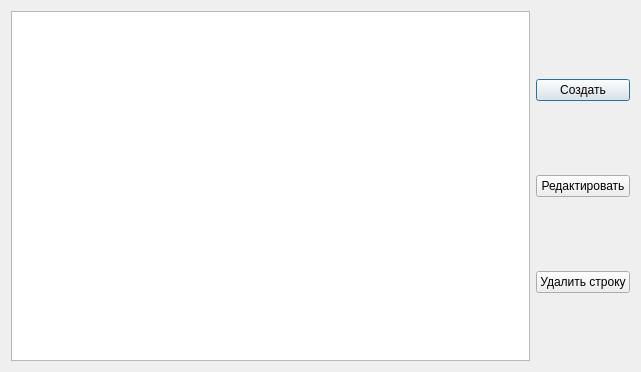
<?xml version="1.0" encoding="UTF-8"?>
<ui version="4.0">
 <class>SongListDialog</class>
 <widget class="QDialog" name="SongListDialog">
  <property name="geometry">
   <rect>
    <x>0</x>
    <y>0</y>
    <width>641</width>
    <height>372</height>
   </rect>
  </property>
  <property name="windowTitle">
   <string/>
  </property>
  <layout class="QGridLayout" name="gridLayout">
   <item row="0" column="0">
    <widget class="QTableView" name="tableView"/>
   </item>
   <item row="0" column="1">
    <layout class="QVBoxLayout" name="verticalLayout">
     <item>
      <widget class="QPushButton" name="btnCreate">
       <property name="text">
        <string>Создать</string>
       </property>
      </widget>
     </item>
     <item>
      <widget class="QPushButton" name="pB_edit">
       <property name="text">
        <string>Редактировать</string>
       </property>
      </widget>
     </item>
     <item>
      <widget class="QPushButton" name="pB_deleteRow">
       <property name="text">
        <string>Удалить строку</string>
       </property>
      </widget>
     </item>
    </layout>
   </item>
  </layout>
 </widget>
 <resources/>
 <connections/>
</ui>
